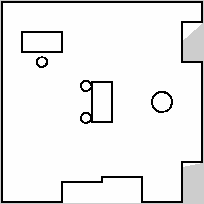
#> input picture src/maru2_map/saved_maps/original_map/room.pgm, 204 x 204 px
$ python clean_map.py
#> lines starting #> are read from the running program, lines starting #| are printed output that depends on the picture; after the words box and inside, x2 and y2 are one past the last pixel; in counts of white or black regions, pixels touching at a corner belong together
#!/usr/bin/env python3

# not going to be a ros script, but just used to process the images that make the map

from skimage.io import imread
from skimage.io import imsave
from skimage import measure
from scipy import ndimage
import matplotlib.pyplot as plt
import numpy as np

# load the image
image = imread("./saved_maps/original_map/room.pgm")
#> image is the input picture: shape (204, 204); min 0, max 254, mean 235.7
print(image)
#> (printed output is left out)
plt.figure()
plt.imshow(image, cmap='gray')
plt.axis('off')
plt.draw()

# get continuous regions
regions = measure.label(image)
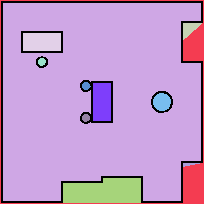
#> regions: shape (204, 204) int64; 12 distinct labels, from 0 to 11; one colour per label, 0 black
print(regions)
#> (printed output is left out)
plt.figure()
plt.imshow(regions, cmap='nipy_spectral')
plt.axis('off')
plt.draw()

# convert appropriately (by inspection, region 2 is the free space)
(region_ids, region_counts) = np.unique(regions, return_counts=True)
#> region_ids = [0, 1, 2, 3, 4, 5, 6, 7, 8, 9, 10, 11]; region_counts = [2575, 2159, 33142, 175, 684, 50, 53, 684, 255, 51, 38, 1750]
free_space_id = region_ids[np.argmax(region_counts)]
#> free_space_id = 2
print(free_space_id)
#| 2
free_space = np.zeros_like(image)
free_space[regions==free_space_id] = 255
print(free_space)
plt.figure()
plt.imshow(free_space, cmap='gray')
plt.axis('off')
plt.draw()

# save out as modified image
imsave("free_space.pgm",free_space)
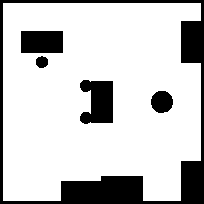
#> saved as free_space.pgm: shape (204, 204); 79.6% white; 5 black regions, box (x1, y1, x2, y2) and area: (0, 0, 204, 204) 5902, (80, 80, 113, 124) 1147, (21, 31, 63, 53) 924, (151, 91, 173, 113) 386, (36, 56, 48, 68) 115

## now generate the discretized configuration space
# given that the robot is .2m in radius, with the origin at the front,
# and the quantization is 0.05m to a pixel the convolution mask should be
# 17x17 if we want to add a 1px buffer (8x8 +1 to describe robot, doubled to
# make the center of the mask the reference of the robot)
robot = np.zeros([17,17])
for i in range(0,17):
    for j in range(0,17):
        #check for if point is inside circle centered at 12,8 with radius of 5
        #(expanded to get inner points of larger circle)
        #location is because of orientation of map, and filter is mirrored
        value = ((i-12)**2 + (j-8)**2 <= 5**2)
        robot[j,i] = value

print(robot)

#convolve it with the inverted free space to generate the configuration space
configuration_space = ndimage.convolve(~free_space, robot, mode='nearest')

#threshold anything nonzero and invert again
configuration_space[configuration_space>0] = 255
configuration_space = ~configuration_space

print(configuration_space)
plt.figure()
plt.imshow(configuration_space, cmap='gray')
plt.axis('off')
plt.draw()

# save out as modified image
imsave("configuration_space.pgm",configuration_space)
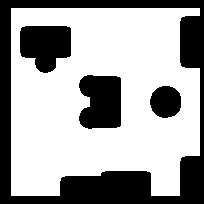
#> saved as configuration_space.pgm: shape (204, 204); 64.9% white; 4 black regions, box (x1, y1, x2, y2) and area: (0, 0, 204, 204) 9944, (79, 75, 121, 129) 1985, (20, 26, 71, 73) 1872, (150, 86, 181, 118) 795

plt.show()
